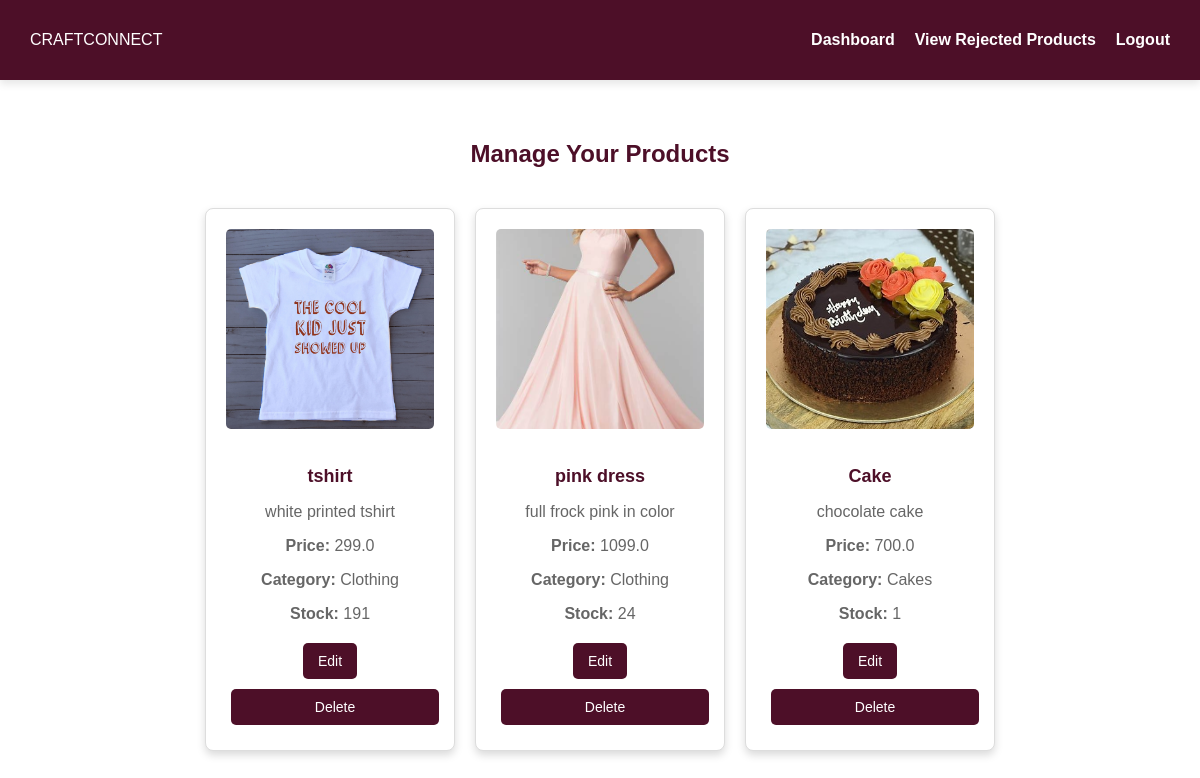
Before: /manage_products (signed in) with the older database file.
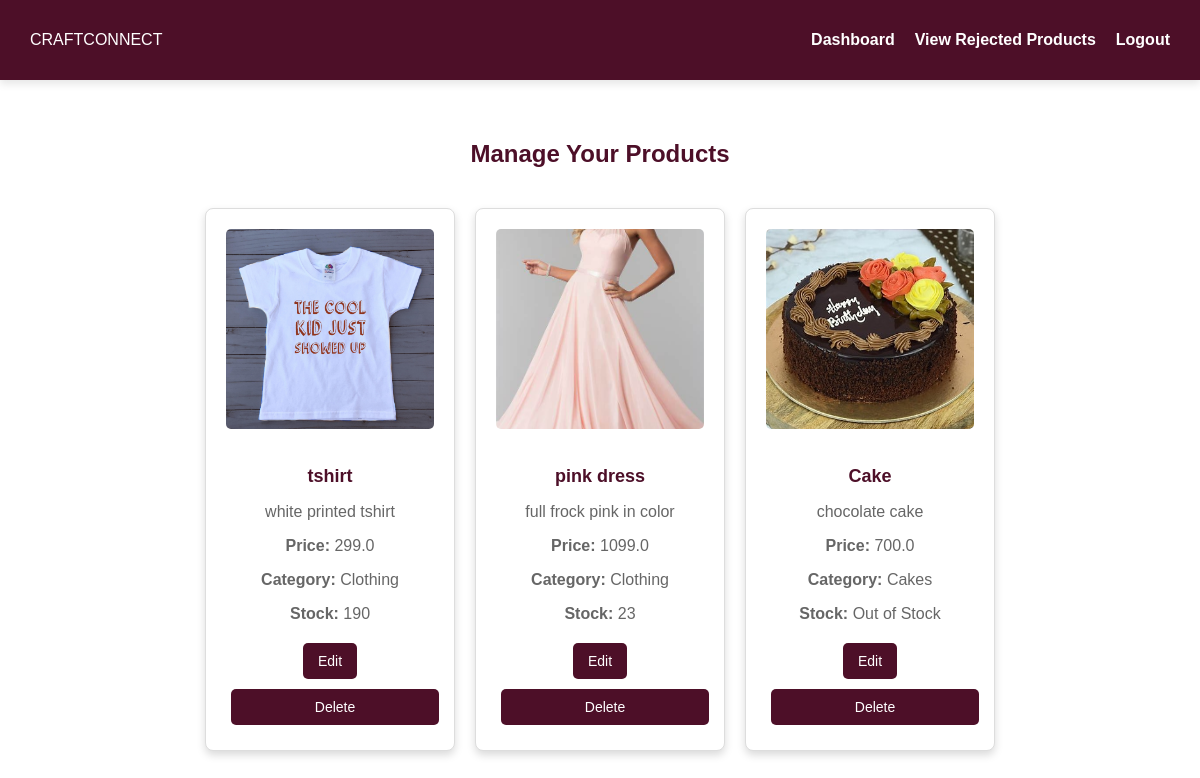
After: the same page with the newer database file.
### tables this page shows
CREATE TABLE products (
            id INTEGER PRIMARY KEY AUTOINCREMENT,
            name TEXT NOT NULL,
            description TEXT NOT NULL,
            price REAL NOT NULL,
            image TEXT NOT NULL,
            manufacturer_id INTEGER, approved INTEGER DEFAULT 0, category TEXT, stock_limit INTEGER DEFAULT NULL, size_chart TEXT,
            FOREIGN KEY (manufacturer_id) REFERENCES users (id)
        );

### app.py (the view)
@app.route('/manage_products')
def manage_products():
    if "user_id" not in session or session["user_type"] != "manufacturer":
        return redirect(url_for("login"))
    manufacturer_id = session["user_id"]
    conn = sqlite3.connect("craftconnect.db")
    conn.row_factory = sqlite3.Row
    cursor = conn.cursor()
    cursor.execute("SELECT * FROM products WHERE manufacturer_id=?", (manufacturer_id,))
    products = cursor.fetchall()
    conn.close()
    return render_template("manage_products.html", products=products)

### templates/manage_products.html (shortened to what this page needs)
<!DOCTYPE html>
<html lang="en">
<head>
    <link rel="stylesheet" href="{{ url_for('static', filename='css/styles.css') }}">
</head>
<body>
    <nav class="navbar">
        <div class="logo">CRAFTCONNECT</div>
        <ul class="nav-links">
            <li><a href="{{ url_for('manufacturer_dashboard') }}">Dashboard</a></li>
            <li><a href="{{ url_for('rejected_products') }}" class="rejected-btn">View Rejected Products</a></li>
            <li><a href="{{ url_for('logout') }}">Logout</a></li>
        </ul>
    </nav>
    <section class="product-container">
        <h2>Manage Your Products</h2>
        {% if products %}
        <div class="products-grid">
            {% for product in products %}
            {% if product['approved'] != -1 %}
            <div class="product-card">
                <a href="{{ url_for('view_product', product_id=product['id']) }}">
                    <img src="{{ url_for('static', filename='uploads/' + product['image']) }}" alt="{{ product['name'] }}">
                    <h3>{{ product['name'] }}</h3>
                </a>
                <p>{{ product['description'] }}</p>
                <p><strong>Price:</strong> {{ product['price'] }}</p>
                <p><strong>Category:</strong> {{ product['category'] }}</p>
                <p><strong>Stock:</strong>
                    {% if product['stock_limit'] is not none and product['stock_limit'] > 0 %}
                         {{ product['stock_limit'] }}
                    {% elif product['stock_limit'] == 0 %}
                        Out of Stock
                    {% else %}
                        Stock: Unlimited
                    {% endif %}
                </p>
                <div class="actions">
                    <a href="{{ url_for('edit_product', product_id=product['id']) }}" class="button">Edit</a>
                    <form action="{{ url_for('delete_product', product_id=product['id']) }}" method="POST" style="display:inline;">
                        <button type="submit" class="button">Delete</button>
                    </form>
                </div>
            </div>
            {% endif %}
            {% endfor %}
        </div>
        {% else %}
            <p>No products found.</p>
        {% endif %}
    </section>
</body>
</html>

Changed rows visible on the page:
changed products "tshirt": stock_limit "191" → "190"
changed products "pink dress": stock_limit "24" → "23"
changed products "Cake": stock_limit "1" → (not shown); now shows "Out of Stock"
